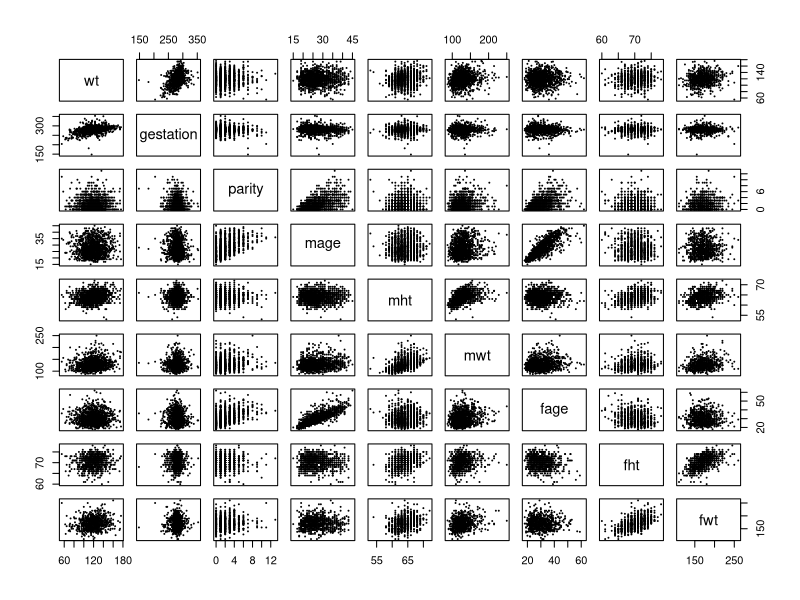
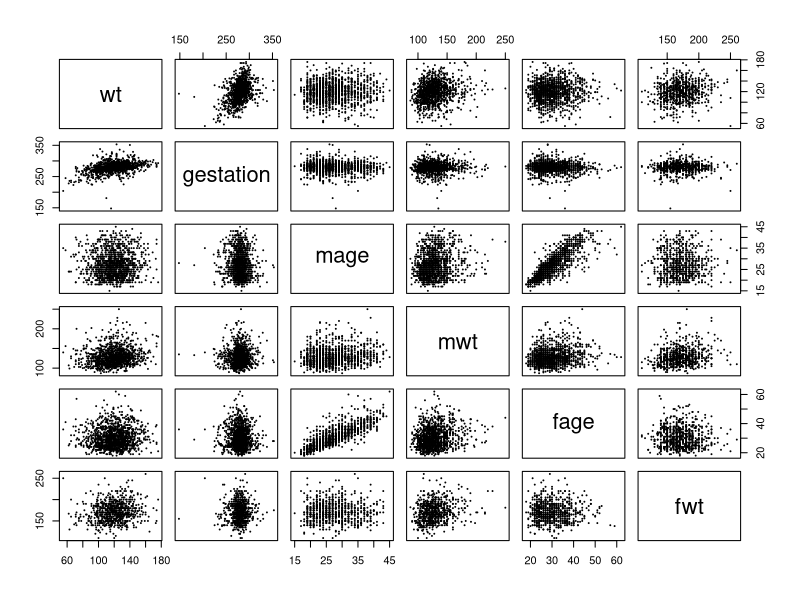
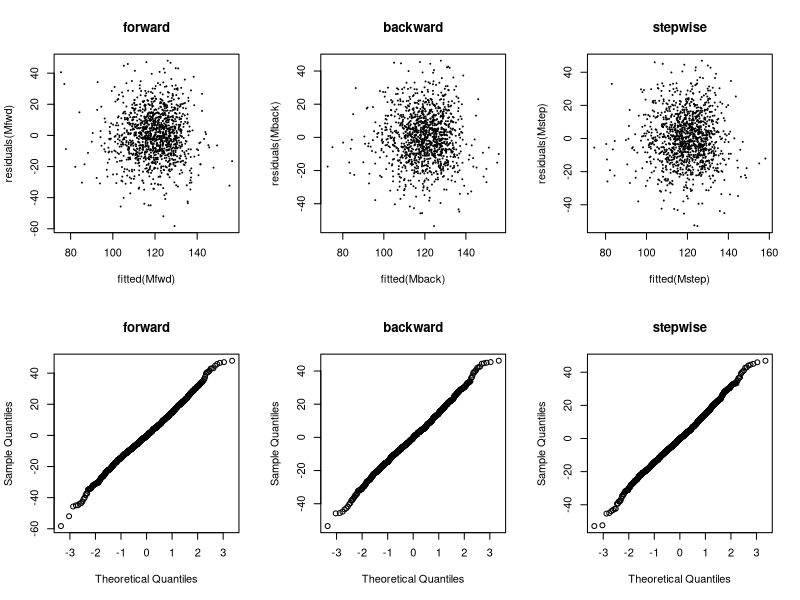
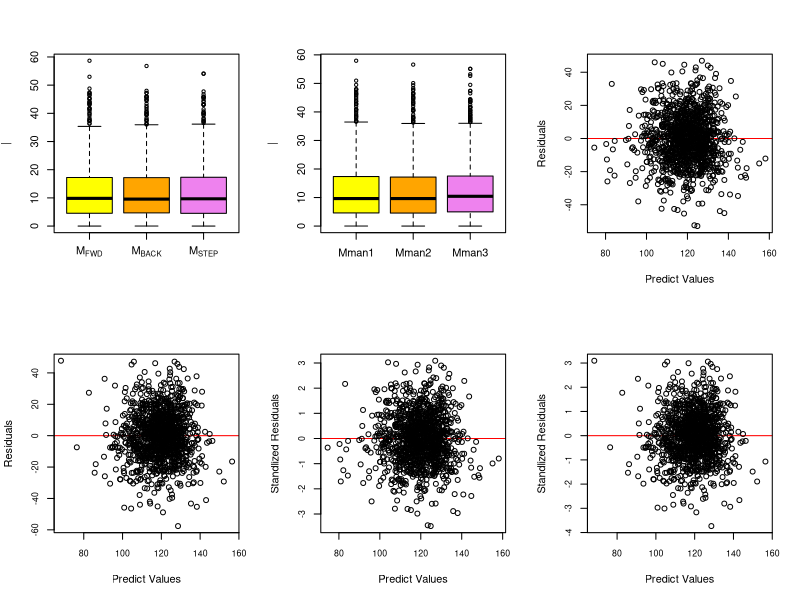
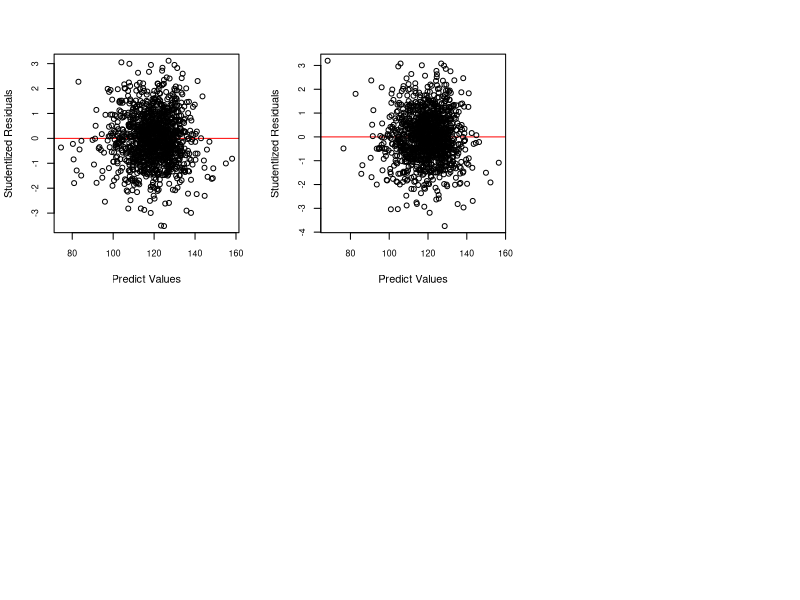
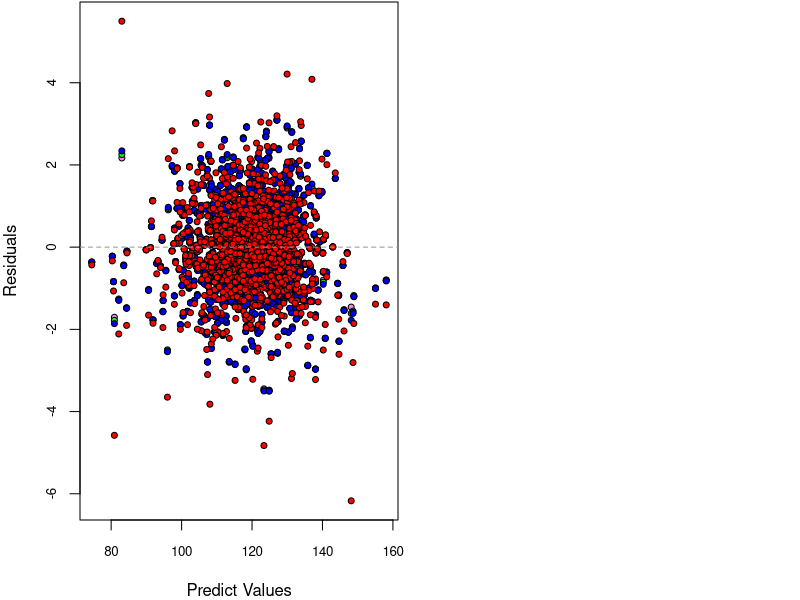
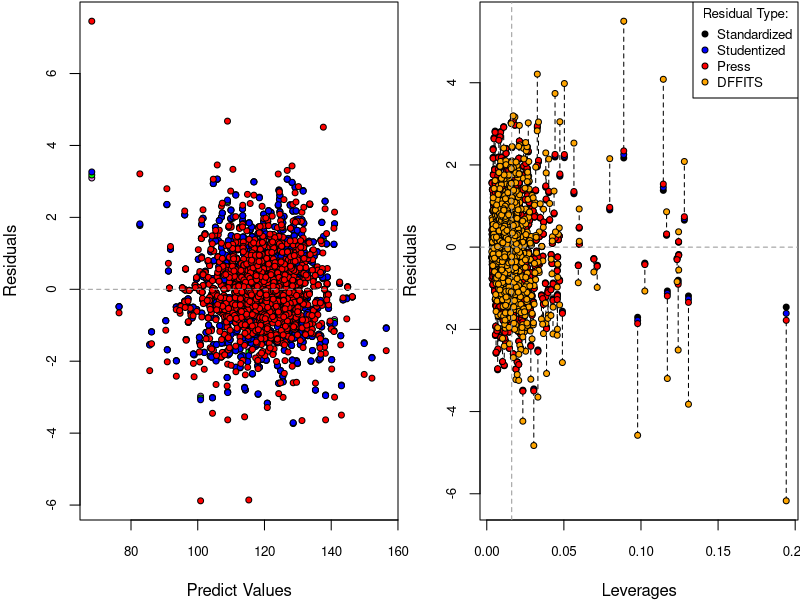
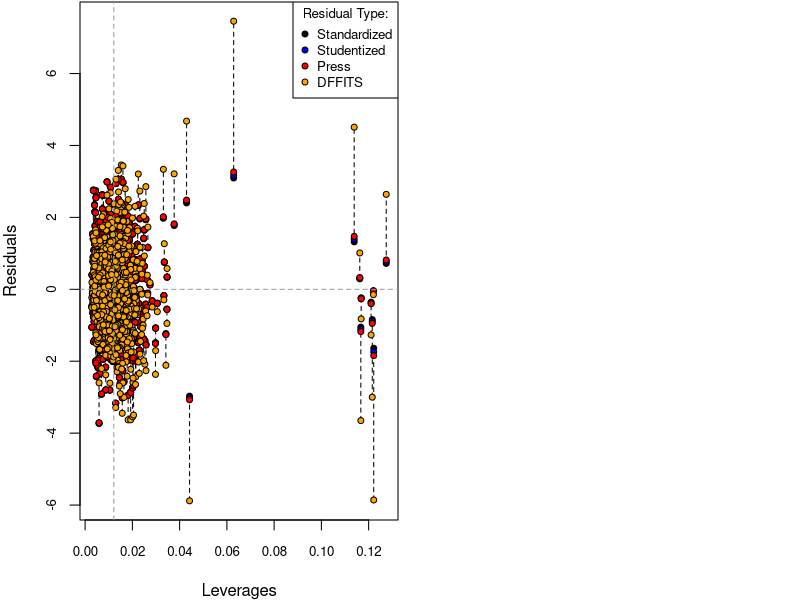

Source code (R) for these figures, in order:
## ---- chunk 1
library(mice)
chds_births <- read.csv(file = "chds_births.csv")
summary(chds_births)
## ---- chunk 2
chds_births$marital[!chds_births$marital %in% c(1:5)] = NA
chds_births$meth[chds_births$meth %in% c(0,1,2,3,4,5)] = 0
chds_births$meth[chds_births$meth %in% c(6)] = 1
chds_births$meth[chds_births$meth %in% c(7)] = 2
chds_births$meth[chds_births$meth %in% c(8)] = 3
chds_births$meth[chds_births$meth %in% c(9)] = 4
chds_births$meth[chds_births$meth %in% c(10)] = 5
chds_births$feth[chds_births$feth %in% c(0,1,2,3,4,5)] = 0
chds_births$feth[chds_births$feth %in% c(6)] = 1
chds_births$feth[chds_births$feth %in% c(7)] = 2
chds_births$feth[chds_births$feth %in% c(8)] = 3
chds_births$feth[chds_births$feth %in% c(9)] = 4
chds_births$feth[chds_births$feth %in% c(10)] = 5
chds_births$meth <- as.factor(chds_births$meth)
chds_births$med <- as.factor(chds_births$med)
chds_births$feth <- as.factor(chds_births$feth)
chds_births$fed <- as.factor(chds_births$fed)
chds_births$marital <- as.factor(chds_births$marital)
chds_births$smoke <- as.factor(chds_births$smoke)
chds_births$time <- as.factor(chds_births$time)
chds_births$number <- as.factor(chds_births$number)
## ---- chunk 3
summary(chds_births)
## ---- chunk 4
pairs(~wt + gestation + parity + mage + mht + mwt + fage + fht + fwt,cex = .05,  data = chds_births)
pairs(~wt + gestation + mage + mwt + fage + fwt,cex = .05,  data = chds_births)
## ---- chunk 5
births_mice <- mice(chds_births, method = "sample", seed = 1)
births_clean <- complete(births_mice)
summary(births_clean)
anyNA(births_clean)
births_clean
levels(births_clean$time)
levels(births_clean$number)
## ---- chunk 6

levels(births_clean$meth)
levels(births_clean$meth)[1] <- "Caucasian"
levels(births_clean$meth)[3] <- "African-American"
levels(births_clean$meth)[c(2,4,5,6)]<- "others"

levels(births_clean$med)[2] <- "middle-school"
levels(births_clean$med)[3] <- "high-school"
levels(births_clean$med)[5] <- "high-school + some college"
levels(births_clean$med)[6] <- "college graduate"
levels(births_clean$med)[c(1,4,7,8)]<- "others"


levels(births_clean$feth)
levels(births_clean$feth)[1] <- "Caucasian"
levels(births_clean$feth)[3] <- "African-American"
levels(births_clean$feth)[c(2,4,5,6)]<- "others"

levels(births_clean$fed)[2] <- "middle-school"
levels(births_clean$fed)[3] <- "high-school"
levels(births_clean$fed)[5] <- "high-school + some college"
levels(births_clean$fed)[6] <- "college graduate"
levels(births_clean$fed)[c(1,4,7,8)]<- "others"


levels(births_clean$marital)[1] <- "married"
levels(births_clean$marital)[c(2,3,4,5)] <- "others"

births_clean$smoke = NULL

levels(births_clean$time)[1] <- "never smoked"
levels(births_clean$time)[2] <- "still smokes"
levels(births_clean$time)[c(3,4,5,6,7,8,9,10)] <- "others"


levels(births_clean$number)[1] <- "never smoked"
levels(births_clean$number)[2] <- "1-4"
levels(births_clean$number)[3] <- "5-9"
levels(births_clean$number)[6] <- "20-29"
levels(births_clean$number)[c(4,5,7,8,9,10)] <- "others"


summary(births_clean)
## ---- chunk 7
M0 <- lm(wt ~ 1, data = chds_births)
Mmax <- lm(wt ~ (.)^2, data = chds_births)
beta.max <- coef(Mmax)
names(beta.max)[is.na(beta.max)]
## ---- chunk 8
Mmax <- lm(wt ~ (. -marital -fed -feth -number -time - meth -med)^2 + marital+ fed +feth +number +time + meth +med, data = chds_births)
Mstart <- lm(wt ~ ., data = chds_births)
beta.max <- coef(Mmax)
names(beta.max)[is.na(beta.max)]
anyNA(coef(Mmax))
## ---- chunk 9
M0 <- lm(wt ~ 1, data = births_clean)
Mmax <- lm(wt ~ (. -marital -fed -feth -number -time - meth -med)^2 + marital + fed +feth +number +time + meth + med , data = births_clean)
Mstart <- lm(wt ~ ., data = births_clean)
beta.max <- coef(Mmax)
names(beta.max)[is.na(beta.max)]
anyNA(coef(Mmax))
## ---- chunk 10
system.time({
  Mfwd <- step(object = M0, # starting point model
               scope = list(lower = M0, upper = Mmax), # smallest and largest model
               direction = "forward", trace = FALSE) # trace prints out information
})
Mfwd
## ---- chunk 11
system.time({
  Mback <- step(object = Mmax, # starting point model
                scope = list(lower = M0, upper = Mmax),
                direction = "backward", trace = FALSE)
})
Mback
## ---- chunk 12
system.time({
  Mstep <- step(object = Mstart,
                scope = list(lower = M0, upper = Mmax),
                direction = "both", trace = FALSE)
})
Mstep
## ---- chunk 13
c(fwd = length(coef(Mfwd)), back = length(coef(Mback)), step = length(coef(Mstep)))
## ---- chunk 14
par(mfrow=c(2,3))
plot(fitted(Mfwd), residuals(Mfwd), main="forward", cex = .2)
plot(fitted(Mback), residuals(Mback), main="backward", cex = .2)
plot(fitted(Mstep), residuals(Mstep), main="stepwise", cex =.2)
qqnorm(residuals(Mfwd), main="forward")
qqnorm(residuals(Mback), main="backward")
qqnorm(residuals(Mstep), main="stepwise")
## ---- chunk 15
M1 <- Mfwd
M2 <- Mback
M3 <- Mstep
Mnames <- expression(M[FWD], M[BACK], M[STEP])

# press for 3 automated models
press1 <- resid(M1)/(1-hatvalues(M1))
press2 <- resid(M2)/(1-hatvalues(M2))
press3 <- resid(M3)/(1-hatvalues(M3))
PRESS = c(sum(press1^2), sum(press2^2), sum(press3^2))

# R^2 for 3 automated models
r_square1 <- summary(Mfwd)$r.squared
r_square2 <- summary(Mback)$r.squared
r_square3 <- summary(Mstep)$r.squared
R_Squared <- c(r_square1,r_square2,r_square3)

# AIC for 3 automated models
AIC1 <- AIC(M1)
AIC2 <- AIC(M2)
AIC3 <- AIC(M3)
AIC = c(AIC1,AIC2,AIC3)

# display results
disp <- rbind(AIC,PRESS,R_Squared)
colnames(disp) <- Mnames
disp

#plot PRESS statistics
boxplot(x = list(abs(press1),abs(press2),abs(press3)), names = Mnames,
        ylab = expression("|", PRESS[i], "|"),col = c("yellow","orange","violet"))
              
## ---- chunk 16
Mman1 <- lm(formula = wt ~ gestation + time + mht + meth + parity + number + 
    fwt + mwt + fht,  data = births_clean)
Mman2 <- lm(formula = wt ~ gestation + parity + meth + mage + mht + mwt + 
    fht + fwt + income + time + number,  data = births_clean)
Mman3 <- lm(formula = wt ~ gestation + mage + fage  + time + number + meth + feth, 
            data = births_clean)
Mnames <- expression(Mman1, Mman2, Mman3)

# press for 3 automated models
press1 <- resid(Mman1)/(1-hatvalues(Mman1))
press2 <- resid(Mman2)/(1-hatvalues(Mman2))
press3 <- resid(Mman3)/(1-hatvalues(Mman3))
PRESS = c(sum(press1^2), sum(press2^2), sum(press3^2))

# R^2 for 3 automated models
r_square1 <- summary(Mman1)$r.squared
r_square2 <- summary(Mman2)$r.squared
r_square3 <- summary(Mman3)$r.squared
R_Squared <- c(r_square1,r_square2,r_square3)

# AIC for 3 automated models
AIC1 <- AIC(Mman1)
AIC2 <- AIC(Mman2)
AIC3 <- AIC(Mman3)
AIC = c(AIC1,AIC2,AIC3)

# display results
disp <- rbind(AIC,PRESS,R_Squared)
colnames(disp) <- Mnames
disp

#plot PRESS statistics
boxplot(x = list(abs(press1),abs(press2),abs(press3)), names = Mnames,
        ylab = expression("|", PRESS[i], "|"),col = c("yellow","orange","violet"))

## ---- chunk 17
Model1 <- Mstep
Model2 <- Mman1

h1 <- hatvalues(Model1)
h2 <- hatvalues(Model2)

y1.hat <- predict(Model1)
y2.hat <- predict(Model2)
## ---- chunk 18
Re1 <- residuals(Model1)
Re2 <- residuals(Model2)

StanRe1 <- Re1/sigma(Model1)
StanRe2 <- Re2/sigma(Model2)

StudRe1 <- StanRe1 / sqrt(1-hatvalues(Model1))
StudRe2 <- StanRe2 / sqrt(1-hatvalues(Model2))

## ---- chunk 19
plot(predict(Model1), Re1, xlab = "Predict Values", ylab = "Residuals", cex.axis = .8,
     abline(h = mean(Re1), col = "red"))
plot(predict(Model2), Re2, xlab = "Predict Values", ylab = "Residuals", cex.axis = .8,
     abline(h = mean(Re2), col = "red"))
## ---- chunk 20
plot(predict(Model1), StanRe1, xlab = "Predict Values", ylab = "Standlized Residuals", cex.axis = .8,
     abline(h = mean(StanRe1), col = "red"))
plot(predict(Model2), StanRe2, xlab = "Predict Values", ylab = "Standlized Residuals", cex.axis = .8,
     abline(h = mean(StanRe2), col = "red"))
## ---- chunk 21
plot(predict(Model1), StudRe1, xlab = "Predict Values", ylab = "Studentlized Residuals", cex.axis = .8,
     abline(h = mean(StudRe1), col = "red"))
plot(predict(Model2), StudRe2, xlab = "Predict Values", ylab = "Studentlized Residuals", cex.axis = .8,
     abline(h = mean(StudRe2), col = "red"))
## ---- chunk 22
press_model1 <- Re1/(1 - hatvalues(Model1))
press_model2 <- Re2/(1 - hatvalues(Model2))
## ---- chunk 23
dfts1 <- dffits(Model1)
dfts2 <- dffits(Model2)
## ---- chunk 24
# standlize each of these
p1 <- length(coef(Model1))
n1 <- nobs(Model1)
hbar1 <- p1/n1
StudRe1.stan <- StudRe1 * sqrt(1-hbar1)
press_model1.stan <- press_model1*(1-hbar1)/sigma(Model1)
dfts1.stan <- dfts1*(1-hbar1)/sqrt(hbar1)

# plots all 
par(mfrow = c(1,2), mar = c(4,4,.1,.1))
plot(predict(Model1), rep(0, length(predict(Model1))),
     type = "n",
     ylim = range(StanRe1,StudRe1.stan,dfts1.stan,press_model1.stan),
     xlab = "Predict Values", 
     ylab = "Residuals", 
     cex.axis = .8)
segments(x0 = h1,
        y0 = pmin(StanRe1, StudRe1.stan, press_model1.stan, dfts1.stan),
        y1 = pmax(StanRe1, StudRe1.stan, press_model1.stan, dfts1.stan),
        lty = 2)
points(predict(Model1), StanRe1, pch = 21, bg = "violet", cex = .8)
points(predict(Model1), StudRe1.stan, pch = 21, bg = "green", cex = .8)
points(predict(Model1), press_model1.stan, pch = 21, bg = "blue", cex = .8)
points(predict(Model1), dfts1.stan, pch = 21, bg = "red", cex = .8)
abline(h = 0, col = "grey60", lty =2) #horizontal line

## model2
# standlize each of these
p2 <- length(coef(Model2))
n2 <- nobs(Model2)
hbar2 <- p2/n2
StudRe2.stan <- StudRe2 * sqrt(1-hbar2)
press_model2.stan <- press_model2*(1-hbar2)/sigma(Model2)
dfts2.stan <- dfts2*(1-hbar2)/sqrt(hbar2)

# plots all 
par(mfrow = c(1,2), mar = c(4,4,.1,.1))
plot(predict(Model2), rep(0, length(predict(Model2))),
     type = "n",
     ylim = range(StanRe2,StudRe2.stan,dfts2.stan,press_model2.stan),
     xlab = "Predict Values", 
     ylab = "Residuals", 
     cex.axis = .8)
segments(x0 = h2,
        y0 = pmin(StanRe2, StudRe2.stan, press_model2.stan, dfts2.stan),
        y1 = pmax(StanRe2, StudRe2.stan, press_model2.stan, dfts2.stan),
        lty = 2)
points(predict(Model2), StanRe2, pch = 21, bg = "violet", cex = .8)
points(predict(Model2), StudRe2.stan, pch = 21, bg = "green", cex = .8)
points(predict(Model2), press_model2.stan, pch = 21, bg = "blue", cex = .8)
points(predict(Model2), dfts2.stan, pch = 21, bg = "red", cex = .8)
abline(h = 0, col = "grey60", lty =2) #horizontal line


# plots Residuals vs Leverages
# model1
plot(h1, rep(0, length(y1.hat)), type = "n", cex.axis = .8, 
     ylim = range(StanRe1, StudRe1.stan, press_model1.stan, dfts1.stan),
     xlab = "Leverages", ylab = "Residuals")
segments(x0 = h1,
        y0 = pmin(StanRe1, StudRe1.stan, press_model1.stan, dfts1.stan),
        y1 = pmax(StanRe1, StudRe1.stan, press_model1.stan, dfts1.stan),
        lty = 2)
points(h1, StanRe1, pch = 21, bg = "black", cex =.8)
points(h1, StudRe1.stan, pch = 21, bg = "blue", cex =.8)
points(h1,press_model1.stan, pch = 21, bg = "red", cex = .8)
points(h1,dfts1.stan, pch = 21, bg = "orange", cex = .8)
abline(v = hbar1, col = "grey60", lty = 2)
abline(h = 0, col = "grey60", lty =2) #horizontal line
legend("topright",legend = c("Standardized", "Studentized","Press","DFFITS"), pch = 21, pt.bg = c("black", "blue", "red", "orange"), title = "Residual Type:", cex = .8, pt.cex =.8)

# model2
plot(h2, rep(0, length(y2.hat)), type = "n", cex.axis = .8, 
     ylim = range(StanRe2, StudRe2.stan, press_model2.stan, dfts2.stan),
     xlab = "Leverages", ylab = "Residuals")
segments(x0 = h2,
        y0 = pmin(StanRe2, StudRe2.stan, press_model2.stan, dfts2.stan),
        y1 = pmax(StanRe2, StudRe2.stan, press_model2.stan, dfts2.stan),
        lty = 2)
points(h2, StanRe2, pch = 21, bg = "black", cex =.8)
points(h2, StudRe2.stan, pch = 21, bg = "blue", cex =.8)
points(h2,press_model2.stan, pch = 21, bg = "red", cex = .8)
points(h2,dfts2.stan, pch = 21, bg = "orange", cex = .8)
abline(v = hbar2, col = "grey60", lty = 2)
abline(h = 0, col = "grey60", lty =2) #horizontal line
legend("topright",legend = c("Standardized", "Studentized","Press","DFFITS"), pch = 21, pt.bg = c("black", "blue", "red", "orange"), title = "Residual Type:", cex = .8, pt.cex =.8)
## ---- chunk 25
# compute leverage

h1 <- hatvalues(Model1)
h2 <- hatvalues(Model2)

D1 <- cooks.distance(Model1)
D2 <- cooks.distance(Model2)

infl1.ind <- which.max(D1)
infl2.ind <- which.max(D2)

lev1.ind <- h1 > 2*hbar1
lev2.ind <- h2 > 2*hbar2

clrs <- rep("black", len = nobs(Model1))
clrs[lev1.ind] <- "blue"
clrs[infl1.ind] <-"red"
par(mfrow = c(1,1), mar = c(4,4,1,1))
cex <- .8
plot(h1,D1,xlab = "Leverage", ylab = "Cook's Influence Measure", pch = 21, bg = clrs, cex = cex, cex.axis = cex)
abline(v = 2*hbar1, col = "grey60", lty = 2)
legend("topleft", legend = c("High Leverage", "High Influence"), pch = 21, pt.bg = c("blue", "red"),cex = cex, pt.cex = cex)

clrs <- rep("black", len = nobs(Model1))
clrs[lev2.ind] <- "blue"
clrs[infl2.ind] <-"red"
par(mfrow = c(1,1), mar = c(4,4,1,1))
cex <- .8
plot(h2,D2,xlab = "Leverage", ylab = "Cook's Influence Measure", pch = 21, bg = clrs, cex = cex, cex.axis = cex)
abline(v = 2*hbar2, col = "grey60", lty = 2)
legend("topleft", legend = c("High Leverage", "High Influence"), pch = 21, pt.bg = c("blue", "red"),cex = cex, pt.cex = cex)

## ---- chunk 26
plot(predict(Model1), resid(Model1))
entry1 <- which.max(abs(resid(Model1)))
entry1
plot(predict(Model2), resid(Model2))
entry2 <- which.max(abs(resid(Model2)))
entry2
## ---- chunk 27
M1 <- Model1
M2 <- Model2
Mnames_new <- expression(M[Candidate1],M[Candidate2])
# Cross-validation setup
nreps <- 2e3 # number of replications
ntot <- nrow(births_clean) # total number of observations
ntrain <- floor(0.7 * ntot) # size of training set
ntest <- ntot-ntrain # size of test set
mspe1 <- rep(NA, nreps) # sum-of-square errors for each CV replication
mspe2 <- rep(NA, nreps)
logLambda <- rep(NA, nreps) # log-likelihod ratio statistic for each replication
for(ii in 1:nreps) {
  # randomly select training observations
  train.ind <- sample(ntot, ntrain) # training observations
  # refit the models on the subset of training data; ?update for details!
  M1.cv <- update(M1, subset = train.ind)
  M2.cv <- update(M2, subset = train.ind)
  # out-of-sample residuals for both models
  # that is, testing data - predictions with training parameters
  M1.res <- births_clean$wt[-train.ind] -
            predict(M1.cv, newdata = births_clean[-train.ind,])
  M2.res <- births_clean$wt[-train.ind] -
            predict(M2.cv, newdata = births_clean[-train.ind,])
  # mean-square prediction errors
  mspe1[ii] <- mean(M1.res^2)
  mspe2[ii] <- mean(M2.res^2)
  # out-of-sample likelihood ratio
  M1.sigma <- sqrt(sum(resid(M1.cv)^2)/ntrain) # MLE of sigma
  M2.sigma <- sqrt(sum(resid(M2.cv)^2)/ntrain)
  # since res = y - pred, dnorm(y, pred, sd) = dnorm(res, 0, sd)
  logLambda[ii] <- sum(dnorm(M1.res, mean = 0, sd = M1.sigma, log = TRUE))
  logLambda[ii] <- logLambda[ii] -
                   sum(dnorm(M2.res, mean = 0, sd = M2.sigma, log = TRUE))
}
# plot rMSPE and out-of-sample log
par(mfrow = c(1,2))
par(mar = c(4.5, 4.5, .1, .1))
boxplot(x = list(sqrt(mspe1), sqrt(mspe2)), 
        names = Mnames_new, cex = .7,
        ylab = expression(sqrt(MSPE)), col = c("yellow", "orange"))
hist(logLambda, breaks = 50, freq = FALSE,
     xlab = expression(Lambda^{test}),
     main = "", cex = .7)
abline(v = mean(logLambda), col = "red") # average value
